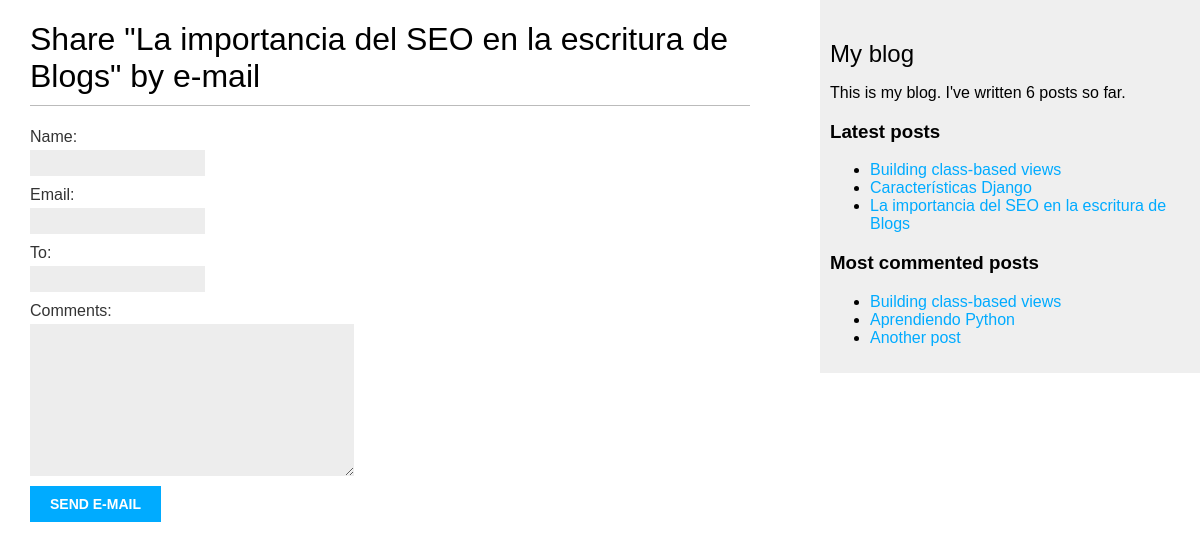
/blog/5/share/, run on an earlier commit of the app's database.
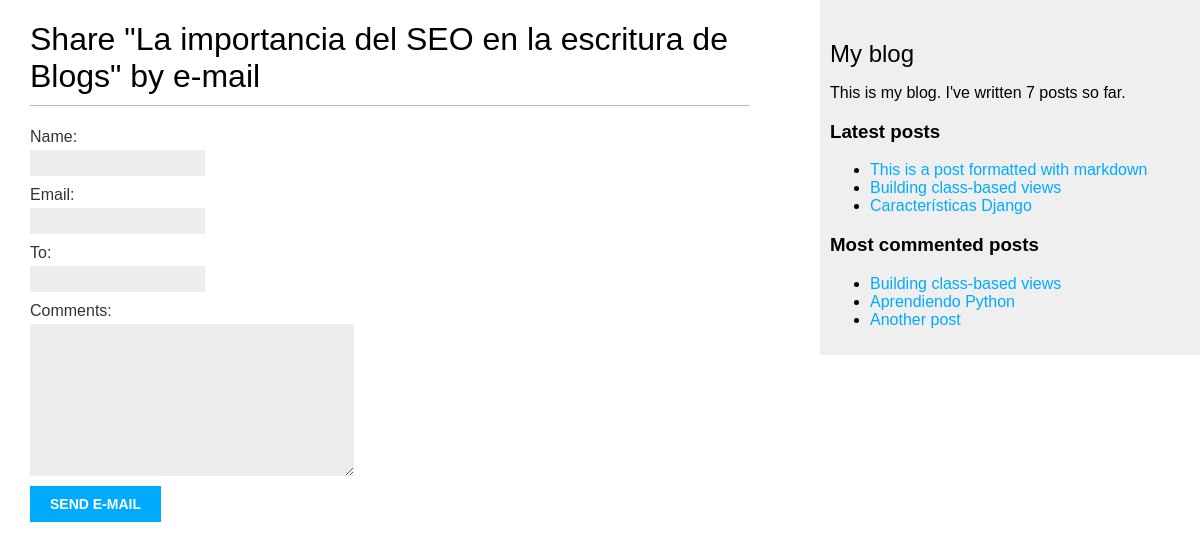
And on a later commit of the database.
### blog/models.py (models this page shows, shortened)
class Post(models.Model):
    class Status(models.TextChoices):
        DRAFT = 'DF', 'Draft'
        PUBLISHED = 'PB', 'Published'
    title = models.CharField(max_length = 250)
    slug = models.SlugField(max_length = 250,
                            unique_for_date = 'publish') # friendly URL
    author = models.ForeignKey(User, on_delete = models.CASCADE, related_name = 'blog_posts')
    body = models.TextField()
    publish = models.DateTimeField(default = timezone.now)
    created = models.DateTimeField(auto_now_add = True)
    updated = models.DateTimeField(auto_now = True)
    status = models.CharField(max_length = 2,
                            choices = Status.choices,
                            default = Status.DRAFT)
    tags = TaggableManager()
    objects = models.Manager() # The default manager.
    published = PublishedManager() # Our custom manager.
    class Meta:
        ordering = ['-publish']
        indexes = [
            models.Index(fields=['-publish']),
        ]
    def get_absolute_url(self):
        return reverse('blog:post_detail',
                       args=[self.publish.year,
                             self.publish.month,
                             self.publish.day,
                             self.slug])

### blog/views.py (the view)
def post_share(request, post_id):
    post = get_object_or_404(Post, id=post_id, status=Post.Status.PUBLISHED)
    sent = False
    if request.method == 'POST':
        form = EmailPostForm(request.POST)
        if form.is_valid():
            cd = form.cleaned_data
            post_url = request.build_absolute_uri(
            post.get_absolute_url())
            subject = f"{cd['name']} recommends you read " \
            f"{post.title}"
            message = f"Read {post.title} at {post_url}\n\n" \
            f"{cd['name']}\'s comments: {cd['comments']}"
            send_mail(subject, message, 'giraldosofia481@gmail.com',
            [cd['to']])
            sent = True
    else:
        form = EmailPostForm()
    return render(request, 'blog/post/share.html', {'post': post,
                                                    'form': form,
                                                    'sent': sent})

### blog/forms.py
class EmailPostForm(forms.Form):
    name = forms.CharField(max_length=25)
    email = forms.EmailField()
    to = forms.EmailField()
    comments = forms.CharField(required=False,
    widget=forms.Textarea)

### blog/models.py (called while the page is built)
    def get_queryset(self):
        return super().get_queryset()\
                     .filter(status=Post.Status.PUBLISHED)

### blog/templatetags/blog_tags.py (called while the page is built)
@register.simple_tag
def total_posts():
    return Post.published.count()

@register.simple_tag
def get_most_commented_posts(count=5):
    return Post.published.annotate(
            total_comments=Count('comments')
        ).order_by('-total_comments')[:count]

@register.inclusion_tag('blog/post/latest_posts.html')
def show_latest_posts(count=5):
    latest_posts = Post.published.order_by('-publish')[:count]
    return {'latest_posts': latest_posts}

### blog/templates/blog/post/share.html (shortened to what this page needs)
{% extends "blog/base.html" %}
{% block content %}
    {% if sent %}
    <h1>E-mail successfully sent</h1>
    <p>
        "{{ post.title }}" was successfully sent to {{ form.cleaned_data.to }}.
    </p>
    {% else %}
    <h1>Share "{{ post.title }}" by e-mail</h1>
    <form method="post">
        {{ form.as_p }}
        <input type="submit" value="Send e-mail">
    </form>
    {% endif %}
{% endblock %}

### blog/templates/blog/base.html (shortened to what this page needs)
{% load blog_tags %}
{% load static %}
<!DOCTYPE html>
<html>
<head>
  <link href="{% static "css/blog.css" %}" rel="stylesheet">
</head>
<body>
  <div id="content">
    {% block content %}
    {% endblock %}
  </div>
  <div id="sidebar">
    <h2>My blog</h2>
    <p>
      This is my blog.
      I've written {% total_posts %} posts so far.
    </p>
    <h3>Latest posts</h3>
    {% show_latest_posts 3 %}
    <h3>Most commented posts</h3>
    {% get_most_commented_posts 3 as most_commented_posts %}
    <ul>
      {% for post in most_commented_posts %}
        <li>
          <a href="{{ post.get_absolute_url }}">
            {{ post.title }}
          </a>
        </li>
      {% endfor %}
    </ul>
  </div>
</body>
</html>

### blog/templates/blog/post/latest_posts.html
<ul>
    {% for post in latest_posts %}
        <li>
            <a href="{{ post.get_absolute_url }}">{{ post.title }}</a>
        </li>
    {% endfor %}
</ul>

What changed in the data, as far as the page shows it:
no longer on one of the page's lists (row unchanged): Post: title "La importancia del SEO en la escritura de Blogs"
added Post: title "This is a post formatted with markdown", shown under "Latest posts"
Also different on the page:
text no longer shown: "6"
text now shown: "7"
